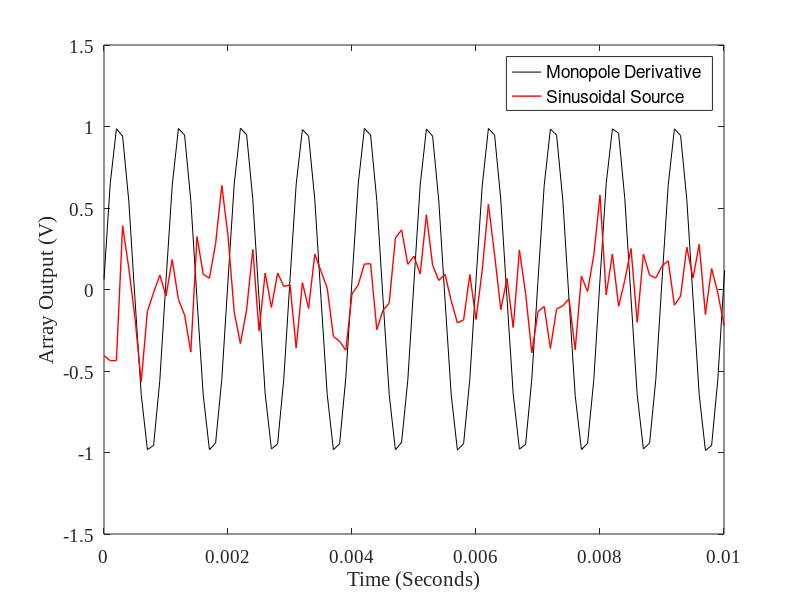

MATLAB code for this plot: (Note: this script raises an error after producing the figure.)
if ~exist('batch_csv_name', 'var')
    clc; clear all; close all;
else
    clc; close all;
end

% Generate array output using 3D sound field model
% For uniform linear array of N_mics microphones
%
% Adapted from code by J Pan 24/6/2025
% Written by L Marshall 01/08/2025
% Edited by L Marshall 04/09/2025
% Edited for organisation by L Marshall 14/11/2025
% Edited for batch running by L Marshall 29/03/2026

%% CHECK FOR BATCH MODE PARAMETERS %%

batch_mode = exist('batch_csv_name', 'var');
% batch_mode = false;

if batch_mode
    fprintf('\n<strong>BATCH MODE ACTIVE - ULA Signal Generation</strong>\n');
    fprintf('  Frequency: %.0f Hz\n', batch_test_freq);
    fprintf('  Source: (%.3f, %.3f) m\n', batch_test_source_x, batch_test_source_y);
    fprintf('  Output: %s\n', batch_csv_name);
end


%% DEFINE INPUT VARIABLES %%

% Signal Parameters
duration = 10; %sample duration (s)
noise_level = 0.05; %noise amplitude
Q_o = 0.01; %source amplitude
f = 1000; %source frequency (Hz)

% Source Position
x_s = -0.4; %source x coordinate (m)
y_s = 0; %source y coordinate (m)
z_s = 0; %source z coordinate (m)

% Array Parameters — single sub-array (4 mics per recording)
N_mics = 4; %microphones per recording
x_a = 0; %array x coordinate (m)
z_a = 0; %array z coordinate (m)

% Sub-array centre y coordinates
% Sub-array 1 (upper): centred at y_centre_a1
% Sub-array 2 (lower): centred at y_centre_a2
% Combined geometric centre: y_a
d_y = 0.36 / 7; %inter-element spacing (m) — 0.051429 m (was 0.045)
y_centre_a1 = 0.02 - 1.5 * d_y; %sub-array 1 centre (m) — -0.057143 m (was 0)
y_centre_a2 = -0.34 + 1.5 * d_y; %sub-array 2 centre (m) — -0.262857 m (was -0.2025)
y_a = (y_centre_a1 + y_centre_a2) / 2; %combined geometric centre (m) — -0.160000 m (was -0.10125)

% Physical Environment Parameters
c_o = 340; %speed of sound (m/s)
roh_o = 1.02; %air density at STP

% Sampling Conditions
d_t = 0.0001; %time step (s)
csv_filename = 'generatedsignal.csv'; %default output filename


%% APPLY BATCH MODE PARAMETER OVERRIDES %%

if exist('batch_test_freq', 'var')
    f = batch_test_freq;
end
if exist('batch_test_source_x', 'var') && exist('batch_test_source_y', 'var')
    x_s = batch_test_source_x;
    y_s = batch_test_source_y;
end
if exist('batch_csv_name', 'var')
    csv_filename = batch_csv_name;
end


%% INITIALISE SIGNAL CHARACTERISTICS %%

omega = f * 2 * pi; %angular frequency


%% COMPUTE ARRAY GEOMETRY %%

% Mic y positions — descending order (most positive y first) per sub-array,
% matching the physical channel labelling convention used in processing
n_vec = linspace((N_mics-1)/2, -(N_mics-1)/2, N_mics);
y_mics_a1 = y_centre_a1 + d_y * n_vec;
y_mics_a2 = y_centre_a2 + d_y * n_vec;

% Combined 8-element position vectors
y_mics_all = [y_mics_a1, y_mics_a2];
x_mics_all = x_a * ones(1, 2 * N_mics);


%% CREATE TIME VECTOR %%

num_samples = round(duration / d_t);
time = (0:num_samples - 1) * d_t;

fprintf('Generating %d samples over %.1f seconds\n', num_samples, duration);


%% INITIALISE PRESSURE ARRAYS %%

p1 = zeros(length(time), N_mics); %monopole derivative
p2 = zeros(length(time), N_mics); %sinusoidal


%% GENERATE SIGNALS %%

fprintf('Generating signals...\n');

for k = 1:num_samples
    t1 = time(k);

    for n = 1:N_mics
        % Microphone y position centred on sub-array 1 (y_centre_a1)
        % Signal generation is identical for both sub-arrays — the
        % processing script handles the two recordings separately
        y_mic = y_centre_a1 + (n - (N_mics + 1)/2) * d_y;
        R_a = sqrt((x_a - x_s)^2 + (y_mic - y_s)^2 + (z_a - z_s)^2);
        t = t1 - R_a / c_o;

        Q1_dot = Q_o * omega * cos(omega * t); %monopole derivative
        Q2_dot = Q_o * sin(omega * t); %sinusoidal source

        p1(k, n) = (roh_o / (4 * pi * R_a)) * Q1_dot;
        p2(k, n) = (roh_o / (4 * pi * R_a)) * Q2_dot;
    end
end

fprintf('Signal generation complete\n');


%% ADD SIMULATED NOISE %%

fprintf('Adding noise (level = %.3f)...\n', noise_level);

p1_noisy = p1 + noise_level * randn(size(p1));
p2_noisy = p2 + noise_level * randn(size(p2));


%% PLOT TIME DOMAIN SIGNALS %%

if ~batch_mode

    figure('Name', 'Array Output Time Domain');
    plot(time, p1_noisy(:,1) / max(abs(p1_noisy(:,1))), 'k-', ...
         time, p2_noisy(:,1) / max(abs(p2_noisy(:,1))), 'r-', 'LineWidth', 1);
    ylabel('Array Output (V)', 'FontName', 'Times New Roman', 'FontSize', 14);
    xlabel('Time (Seconds)', 'FontName', 'Times New Roman', 'FontSize', 14);
    legend('Monopole Derivative', 'Sinusoidal Source');
    set(gca, 'FontName', 'Times New Roman', 'FontSize', 14);
    xlim([0 0.01]);
    ylim([-1.5 1.5]);

end


%% NORMALISE AND SAVE TO CSV %%

fprintf('Normalising and saving to CSV...\n');

% Use abs() for robust normalisation across all signal types
generated_monopoles = p1_noisy ./ max(abs(p1_noisy), [], 1);
generated_sinusoidals = p2_noisy ./ max(abs(p2_noisy), [], 1);

results = [time(:), generated_monopoles, generated_sinusoidals];
writematrix(results, csv_filename);

fprintf('Saved signal data to: %s\n', csv_filename);


%% CALCULATE DIRECTION OF ARRIVAL %%

dx = x_a - x_s;
dy = y_a - y_s;
theta_rad = atan2(-dy, dx);
theta_deg_doa = rad2deg(theta_rad);

fprintf('Direction of Arrival (DoA): %.2f degrees\n', theta_deg_doa);


%% ARRAY GEOMETRY FIGURE — PUBLICATION STYLE %%
% Matches the AVS geometry figure style: Times New Roman, latex axis labels,
% filled squares for microphones, bold X for source, dashed grey propagation
% lines, and $M_n$ microphone labels.
%
% The combined 8-mic ULA is constructed from two sequential 4-mic recordings:
%   Sub-array 1 (upper): centred at y_centre_a1
%   Sub-array 2 (lower): centred at y_centre_a2
% Both sub-arrays share x_a = 0 m.

if ~batch_mode

    label_offset_x = 0.02; %mic label offset to the right of marker (m)

    figure('Name', 'ULA Geometry', 'Color', 'w', 'Position', [100 100 560 420]);

    ax = axes;
    set(ax, 'Color', 'w', 'Box', 'on', 'LineWidth', 1.2, ...
        'FontName', 'Times New Roman', 'FontSize', 12);
    hold on; grid on;

    % Dashed grey propagation lines from source to each sub-array centre —
    % two lines only, one per sub-array, to avoid visual clutter
    plot([x_s, x_a], [y_s, y_centre_a1], '--', 'Color', [0.7 0.7 0.7], ...
        'LineWidth', 1.5, 'HandleVisibility', 'off');
    plot([x_s, x_a], [y_s, y_centre_a2], '--', 'Color', [0.7 0.7 0.7], ...
        'LineWidth', 1.5, 'HandleVisibility', 'off');

    % Sub-array 1 microphones — filled squares (legend entry)
    scatter(x_mics_all(1:N_mics), y_mics_a1, 60, [0.850 0.325 0.098], 's', 'filled', ...
        'DisplayName', 'ULA Microphone');

    % Sub-array 2 microphones — same style, legend suppressed
    scatter(x_mics_all(N_mics+1:end), y_mics_a2, 60, [0.850 0.325 0.098], 's', 'filled', ...
        'HandleVisibility', 'off');

    % Source — bold black X marker, matching AVS geometry figure convention
    scatter(x_s, y_s, 120, 'kx', 'LineWidth', 2.5, ...
        'DisplayName', sprintf('Source (%d Hz)', f));

    % Microphone labels — $M_1$ to $M_8$ treating the combined array as a
    % single 8-element ULA, numbered top to bottom (most positive y first)
    for n = 1:2*N_mics
        text(x_mics_all(n) + label_offset_x, y_mics_all(n), ...
             sprintf('$M_%d$', n), ...
             'Interpreter', 'latex', 'FontName', 'Times New Roman', 'FontSize', 9, ...
             'HorizontalAlignment', 'left', 'VerticalAlignment', 'middle');
    end

    % Axis labels — latex interpreter to match AVS figure
    xlabel('$x$ (m)', 'Interpreter', 'latex', 'FontSize', 14);
    ylabel('$y$ (m)', 'Interpreter', 'latex', 'FontSize', 14);

    % Legend — southwest to avoid overlap with propagation lines
    legend('Location', 'southwest', 'FontName', 'Times New Roman', 'FontSize', 10, 'Box', 'on');

    set(gca, 'FontName', 'Times New Roman', 'FontSize', 12);

    % Tight axis limits — extra right padding for $M_n$ labels,
    % extra left padding for source marker and propagation line origin
    all_x = [x_mics_all, x_s];
    all_y = [y_mics_all, y_s];
    xlim([min(all_x) - 0.08, max(all_x) + 0.12]);
    ylim([min(all_y) - 0.05, max(all_y) + 0.05]);
    axis equal;

    % Export as vector PDF — same format as AVS geometry figure
    exportgraphics(gcf, 'ULA_geom_config.pdf', 'ContentType', 'vector');
    fprintf('Saved geometry figure to: ULA_geom_config.pdf\n');

end


%% DISPLAY CONFIGURATION SUMMARY %%

fprintf('\n<strong>Linear Array Configuration</strong>\n');
fprintf('Number of microphones: %d (2 x %d sub-arrays)\n', 2*N_mics, N_mics);
fprintf('Microphone spacing (d_y): %.5f m\n', d_y);
fprintf('Sub-array 1 centre: y = %.5f m\n', y_centre_a1);
fprintf('Sub-array 2 centre: y = %.5f m\n', y_centre_a2);
fprintf('Combined geometric centre: y = %.5f m\n', y_a);
fprintf('Total aperture: %.5f m\n', max(y_mics_all) - min(y_mics_all));
fprintf('Source frequency: %.0f Hz\n', f);
fprintf('Wavelength: %.4f m\n', c_o / f);
fprintf('d_y/wavelength ratio: %.4f\n', d_y / (c_o / f));
fprintf('Source position: (%.3f, %.3f, %.3f) m\n', x_s, y_s, z_s);
